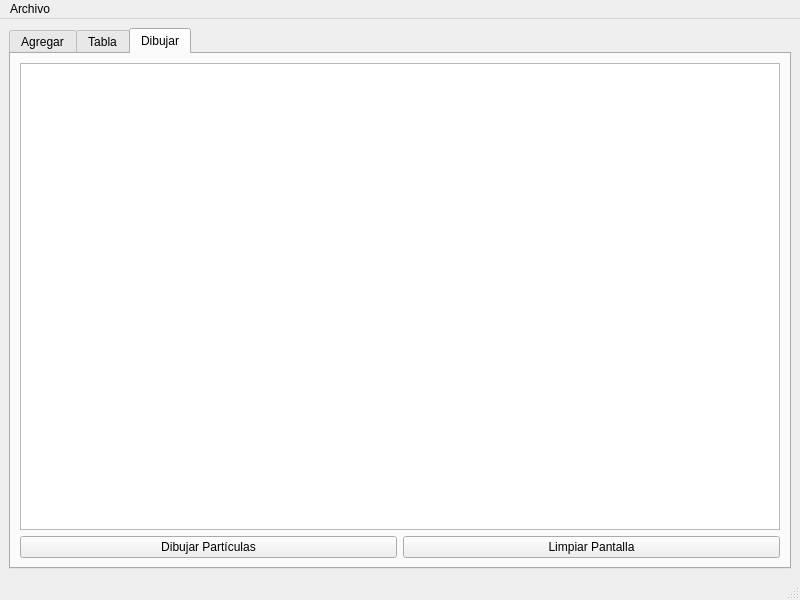
<?xml version="1.0" encoding="UTF-8"?>
<ui version="4.0">
 <class>MainWindow</class>
 <widget class="QMainWindow" name="MainWindow">
  <property name="geometry">
   <rect>
    <x>0</x>
    <y>0</y>
    <width>800</width>
    <height>600</height>
   </rect>
  </property>
  <property name="windowTitle">
   <string>MainWindow</string>
  </property>
  <widget class="QWidget" name="centralwidget">
   <layout class="QGridLayout" name="gridLayout_2">
    <item row="0" column="0">
     <widget class="QTabWidget" name="tabWidget">
      <property name="currentIndex">
       <number>2</number>
      </property>
      <widget class="QWidget" name="tab_3">
       <attribute name="title">
        <string>Agregar</string>
       </attribute>
       <widget class="QPlainTextEdit" name="Salida">
        <property name="geometry">
         <rect>
          <x>310</x>
          <y>10</y>
          <width>451</width>
          <height>491</height>
         </rect>
        </property>
       </widget>
       <widget class="QGroupBox" name="groupBox">
        <property name="geometry">
         <rect>
          <x>9</x>
          <y>9</y>
          <width>291</width>
          <height>491</height>
         </rect>
        </property>
        <property name="title">
         <string>Partículas</string>
        </property>
        <layout class="QGridLayout" name="gridLayout">
         <item row="9" column="0" colspan="3">
          <widget class="QPushButton" name="Agregar_Inicio_pushButton">
           <property name="text">
            <string>Agregar Inicio</string>
           </property>
          </widget>
         </item>
         <item row="0" column="1" colspan="2">
          <widget class="QSpinBox" name="ID_spinBox">
           <property name="maximum">
            <number>100000000</number>
           </property>
          </widget>
         </item>
         <item row="7" column="2">
          <widget class="QSpinBox" name="Green_spinBox">
           <property name="maximum">
            <number>255</number>
           </property>
          </widget>
         </item>
         <item row="8" column="2">
          <widget class="QSpinBox" name="Blue_spinBox">
           <property name="maximum">
            <number>255</number>
           </property>
          </widget>
         </item>
         <item row="3" column="0">
          <widget class="QLabel" name="label_4">
           <property name="text">
            <string>Destino en X</string>
           </property>
          </widget>
         </item>
         <item row="3" column="1" colspan="2">
          <widget class="QSpinBox" name="Destino_X_spinBox">
           <property name="maximum">
            <number>500</number>
           </property>
          </widget>
         </item>
         <item row="7" column="1">
          <widget class="QLabel" name="label_9">
           <property name="text">
            <string>Green</string>
           </property>
          </widget>
         </item>
         <item row="8" column="1">
          <widget class="QLabel" name="label_10">
           <property name="text">
            <string>Blue</string>
           </property>
          </widget>
         </item>
         <item row="11" column="0" colspan="3">
          <widget class="QPushButton" name="Mostrar_pushButton">
           <property name="text">
            <string>Mostrar</string>
           </property>
          </widget>
         </item>
         <item row="4" column="0">
          <widget class="QLabel" name="label_5">
           <property name="text">
            <string>Destino en Y</string>
           </property>
          </widget>
         </item>
         <item row="6" column="2">
          <widget class="QSpinBox" name="Red_spinBox">
           <property name="maximum">
            <number>255</number>
           </property>
          </widget>
         </item>
         <item row="10" column="0" colspan="3">
          <widget class="QPushButton" name="Agregar_Final_pushButton">
           <property name="text">
            <string>Agregar Final</string>
           </property>
          </widget>
         </item>
         <item row="4" column="1" colspan="2">
          <widget class="QSpinBox" name="Destino_Y_spinBox">
           <property name="maximum">
            <number>500</number>
           </property>
          </widget>
         </item>
         <item row="2" column="1" colspan="2">
          <widget class="QSpinBox" name="Origen_Y_spinBox">
           <property name="maximum">
            <number>500</number>
           </property>
          </widget>
         </item>
         <item row="5" column="1" colspan="2">
          <widget class="QSpinBox" name="Velocidad_spinBox">
           <property name="maximum">
            <number>100000000</number>
           </property>
          </widget>
         </item>
         <item row="1" column="1" colspan="2">
          <widget class="QSpinBox" name="Origen_X_spinBox">
           <property name="maximum">
            <number>500</number>
           </property>
          </widget>
         </item>
         <item row="0" column="0">
          <widget class="QLabel" name="label">
           <property name="text">
            <string>ID</string>
           </property>
          </widget>
         </item>
         <item row="2" column="0">
          <widget class="QLabel" name="label_3">
           <property name="text">
            <string>Origen en Y</string>
           </property>
          </widget>
         </item>
         <item row="5" column="0">
          <widget class="QLabel" name="label_6">
           <property name="text">
            <string>Velocidad</string>
           </property>
          </widget>
         </item>
         <item row="6" column="1">
          <widget class="QLabel" name="label_8">
           <property name="text">
            <string>Red</string>
           </property>
          </widget>
         </item>
         <item row="7" column="0">
          <widget class="QLabel" name="label_7">
           <property name="text">
            <string>COLOR - RGB</string>
           </property>
          </widget>
         </item>
         <item row="1" column="0">
          <widget class="QLabel" name="label_2">
           <property name="text">
            <string>Origen en X</string>
           </property>
          </widget>
         </item>
        </layout>
       </widget>
      </widget>
      <widget class="QWidget" name="tab_4">
       <attribute name="title">
        <string>Tabla</string>
       </attribute>
       <layout class="QGridLayout" name="gridLayout_3">
        <item row="1" column="0">
         <widget class="QLineEdit" name="Buscar_lineEdit">
          <property name="placeholderText">
           <string>ID de la Partícula</string>
          </property>
         </widget>
        </item>
        <item row="1" column="2">
         <widget class="QPushButton" name="Mostrar_Tabla_pushButton">
          <property name="text">
           <string>Mostrar</string>
          </property>
         </widget>
        </item>
        <item row="0" column="0" colspan="4">
         <widget class="QTableWidget" name="Table"/>
        </item>
        <item row="1" column="1">
         <widget class="QPushButton" name="Buscar_pushButton">
          <property name="text">
           <string>Buscar</string>
          </property>
         </widget>
        </item>
       </layout>
      </widget>
      <widget class="QWidget" name="tab">
       <attribute name="title">
        <string>Dibujar</string>
       </attribute>
       <layout class="QGridLayout" name="gridLayout_4">
        <item row="1" column="0">
         <widget class="QPushButton" name="Dibujar_pushButton">
          <property name="text">
           <string>Dibujar Partículas</string>
          </property>
         </widget>
        </item>
        <item row="1" column="1">
         <widget class="QPushButton" name="Limpiar_pushButton">
          <property name="text">
           <string>Limpiar Pantalla</string>
          </property>
         </widget>
        </item>
        <item row="0" column="0" colspan="2">
         <widget class="QGraphicsView" name="graphicsView"/>
        </item>
       </layout>
      </widget>
     </widget>
    </item>
   </layout>
  </widget>
  <widget class="QMenuBar" name="menubar">
   <property name="geometry">
    <rect>
     <x>0</x>
     <y>0</y>
     <width>800</width>
     <height>21</height>
    </rect>
   </property>
   <widget class="QMenu" name="menuArchivo">
    <property name="title">
     <string>Archivo</string>
    </property>
    <addaction name="actionAbrir_Archivo"/>
    <addaction name="actionGuardar_Archivo"/>
   </widget>
   <addaction name="menuArchivo"/>
  </widget>
  <widget class="QStatusBar" name="statusbar"/>
  <action name="actionAbrir_Archivo">
   <property name="text">
    <string>Abrir Archivo</string>
   </property>
   <property name="shortcut">
    <string>Ctrl+O</string>
   </property>
  </action>
  <action name="actionGuardar_Archivo">
   <property name="text">
    <string>Guardar Archivo</string>
   </property>
   <property name="shortcut">
    <string>Ctrl+G</string>
   </property>
  </action>
 </widget>
 <resources/>
 <connections/>
</ui>
